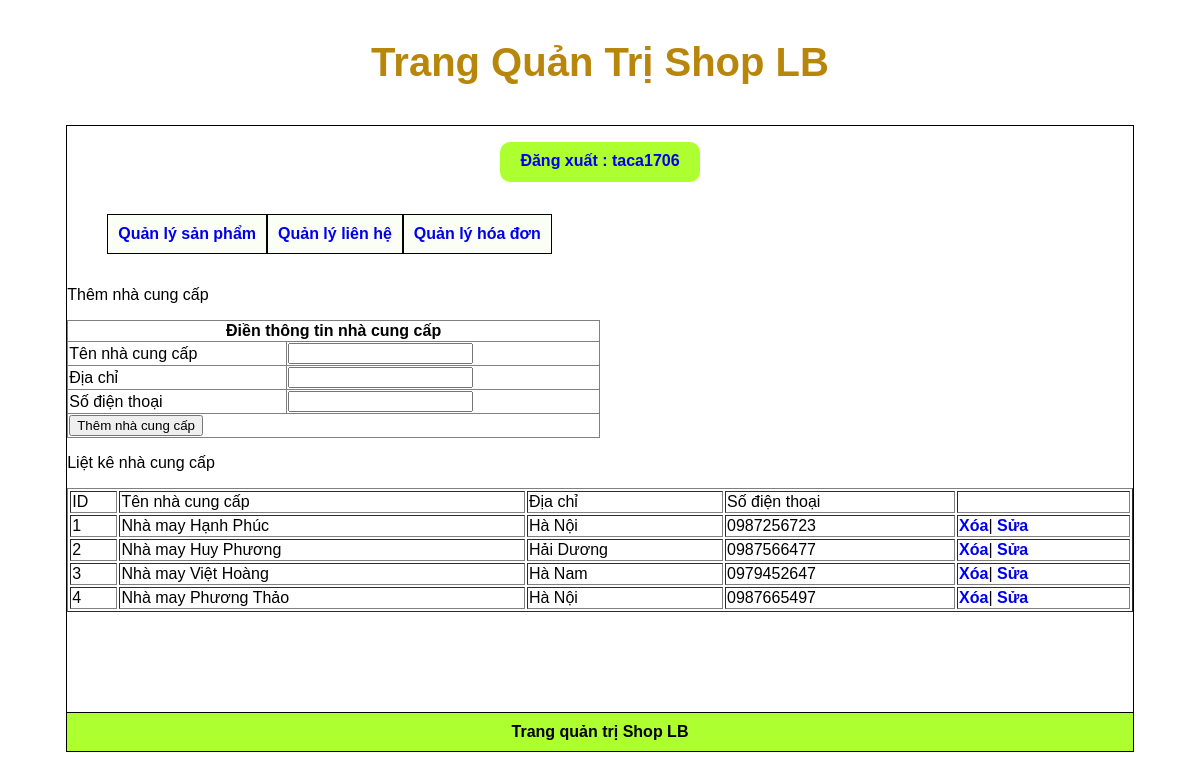
Screenshot of /admincp/index.php?action=quanlynhacungcap&query=them (signed in) with the database file from the repository.
### tables this page shows
CREATE TABLE `tbl_nhacungcap` (
  `id_nhacungcap` int(11) NOT NULL,
  `tennhacungcap` varchar(50) NOT NULL,
  `diachi` varchar(100) NOT NULL,
  `sodienthoai` varchar(15) NOT NULL
);

### admincp/modules/quanlynhacungcap/lietke.php (the view)
<?php
$sql_lietke = "SELECT * FROM tbl_nhacungcap ORDER BY id_nhacungcap DESC";
$result_lietke = mysqli_query($connect, $sql_lietke);
?>
<p>Liệt kê nhà cung cấp</p>
<table style="width: 100%;" border="1" style="border-collapse:collapse;">
    <tr>
        <td>ID</td>
        <td>Tên nhà cung cấp</td>
        <td>Địa chỉ</td>
        <td>Số điện thoại</td>
        <td></td>
    </tr>
    <?php
    $i = 0;
    while ($row = mysqli_fetch_array($result_lietke)) {
        $i++;
    ?>
        <tr>
            <td><?= $i ?></td>
            <td><?= $row['tennhacungcap'] ?></td>
            <td><?= $row['diachi'] ?></td>
            <td><?= $row['sodienthoai'] ?></td>
            <td>
                <a href="modules/quanlynhacungcap/xuly.php?id_nhacungcap=<?= $row['id_nhacungcap'] ?>" onclick="return confirm('Bạn có chắc chắn muốn xóa?');">Xóa</a>|
                <a href="?action=quanlynhacungcap&query=sua&id_nhacungcap=<?= $row['id_nhacungcap'] ?>">Sửa</a>
            </td>
        </tr>
    <?php
    }
    ?>
</table>

### admincp/modules/header.php (style rules this page uses)
a { font-weight: bold; }

### admincp/modules/menu.php (style rules this page uses)
* { font-family: 'Poppins', sans-serif; text-decoration: none; }

### rows the page displays
tbl_nhacungcap: tennhacungcap "Nhà may Hạnh Phúc", diachi "Hà Nội", sodienthoai "0987256723"
tbl_nhacungcap: tennhacungcap "Nhà may Huy Phương", diachi "Hải Dương", sodienthoai "0987566477"
tbl_nhacungcap: tennhacungcap "Nhà may Việt Hoàng", diachi "Hà Nam", sodienthoai "0979452647"
tbl_nhacungcap: tennhacungcap "Nhà may Phương Thảo", diachi "Hà Nội", sodienthoai "0987665497"

### other values shown
$_SESSION['dangky'] "taca1706"
